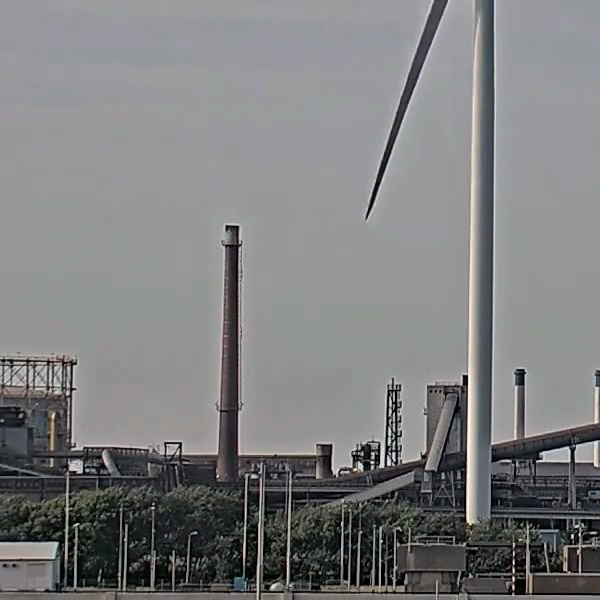
#> input picture lib/dataset/frames/GVdVTT8Dz5A-1_frame2.jpg, 600 x 600 px
$ python -i transforms.py   (imports and definitions only)
#> lines starting #> are read from the running program, lines starting #| are printed output that depends on the picture
import random
import numpy as np
from PIL import Image
#from scipy import misc
import mmcv
import imageio

from PIL import ImageFilter, ImageOps, Image


class GaussianBlur(object):
    """
    Apply Gaussian Blur to the PIL image.
    """
    # [15 lines left out: functions __init__, __call__, not called in this run]


class Solarization(object):
    """
    Apply Solarization to the PIL image.
    """
    def __init__(self, p):
        self.p = p

    # [166 lines left out: functions __call__, normalize_img, random_scaling, _img_rescaling, img_resize_short, random_resize and 4 more, not called in this run]

class PhotoMetricDistortion(object):
    """ from mmseg """

    def __init__(self,
                 brightness_delta=32,
                 contrast_range=(0.5, 1.5),
                 saturation_range=(0.5, 1.5),
                 hue_delta=18):

        self.brightness_delta = brightness_delta
        self.contrast_lower, self.contrast_upper = contrast_range
        self.saturation_lower, self.saturation_upper = saturation_range
        self.hue_delta = hue_delta

    def convert(self, img, alpha=1, beta=0):
        """Multiple with alpha and add beat with clip."""
        img = img.astype(np.float32) * alpha + beta
        img = np.clip(img, 0, 255)
        return img.astype(np.uint8)

    def brightness(self, img):
        """Brightness distortion."""
        if np.random.randint(2):
            return self.convert(
                img,
                beta=random.uniform(-self.brightness_delta,
                                    self.brightness_delta))
        return img

    def contrast(self, img):
        """Contrast distortion."""
        if np.random.randint(2):
            return self.convert(
                img,
                alpha=random.uniform(self.contrast_lower, self.contrast_upper))
        return img

    def saturation(self, img):
        """Saturation distortion."""
        if np.random.randint(2):
            img = mmcv.bgr2hsv(img)
            img[:, :, 1] = self.convert(
                img[:, :, 1],
                alpha=random.uniform(self.saturation_lower,
                                     self.saturation_upper))
            img = mmcv.hsv2bgr(img)
        return img

    def hue(self, img):
        """Hue distortion."""
        if np.random.randint(2):
            img = mmcv.bgr2hsv(img)
            img[:, :,
                0] = (img[:, :, 0].astype(int) +
                      np.random.randint(-self.hue_delta, self.hue_delta)) % 180
            img = mmcv.hsv2bgr(img)
        return img

    def __call__(self, img):
        """Call function to perform photometric distortion on images.
        Args:
            results (dict): Result dict from loading pipeline.
        Returns:
            dict: Result dict with images distorted.
        """

        #img = results['img']
        # random brightness
        img = self.brightness(img)

        # mode == 0 --> do random contrast first
        # mode == 1 --> do random contrast last
        mode = np.random.randint(2)
        if mode == 1:
            img = self.contrast(img)

        # random saturation
        img = self.saturation(img)

        # random hue
        img = self.hue(img)

        # random contrast
        if mode == 0:
            img = self.contrast(img)

        #results['img'] = img
        return img

    # [9 lines left out: function __repr__, not called in this run]

>>> import cv2
>>> picture = cv2.imread('../lib/dataset/frames/GVdVTT8Dz5A-1_frame2.jpg', cv2.IMREAD_GRAYSCALE)
#> picture: shape (600, 600); min 0, max 251, mean 126.3
>>> result = PhotoMetricDistortion()(picture)
#> in convert, `img = np.clip(img, 0, 255)`:
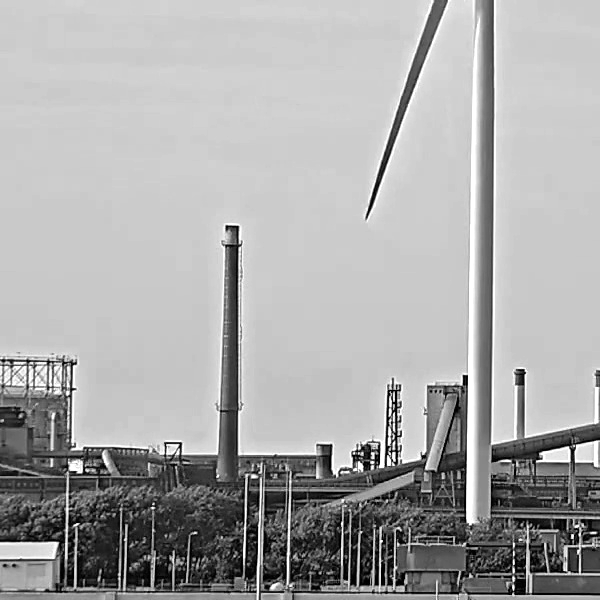
#> img: shape (600, 600) float32; min 0, max 255, mean 169.5
#> (the run stopped early here; a loop or call above may not have finished)

$ run again, on lib/dataset/frames/R0esnWDfaP8-0_frame2.jpg
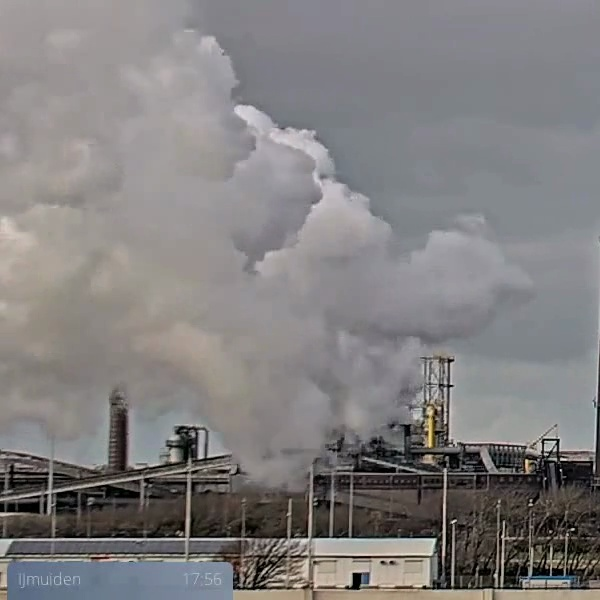
#> input picture lib/dataset/frames/R0esnWDfaP8-0_frame2.jpg, 600 x 600 px
#> `picture = cv2.imread('../lib/dataset/frames/GVdVTT8Dz5A-1_frame2.jpg',..`:
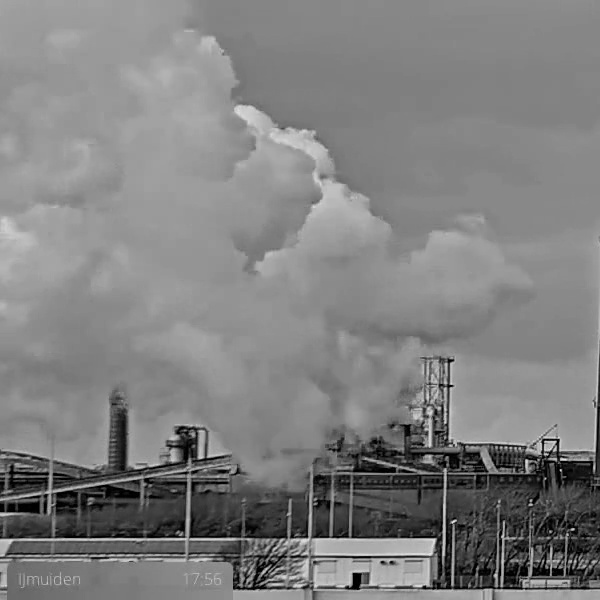
#> picture: shape (600, 600); min 0, max 232, mean 127.9
#> in convert, `img = np.clip(img, 0, 255)`:
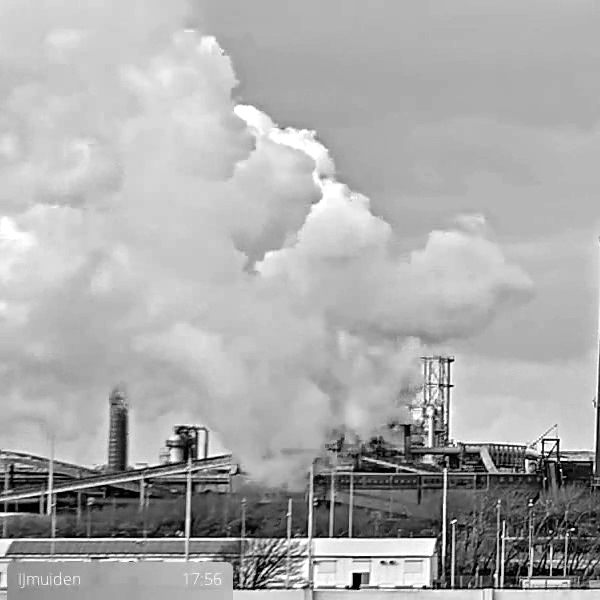
#> img: shape (600, 600) float32; min 0, max 255, mean 171.8
